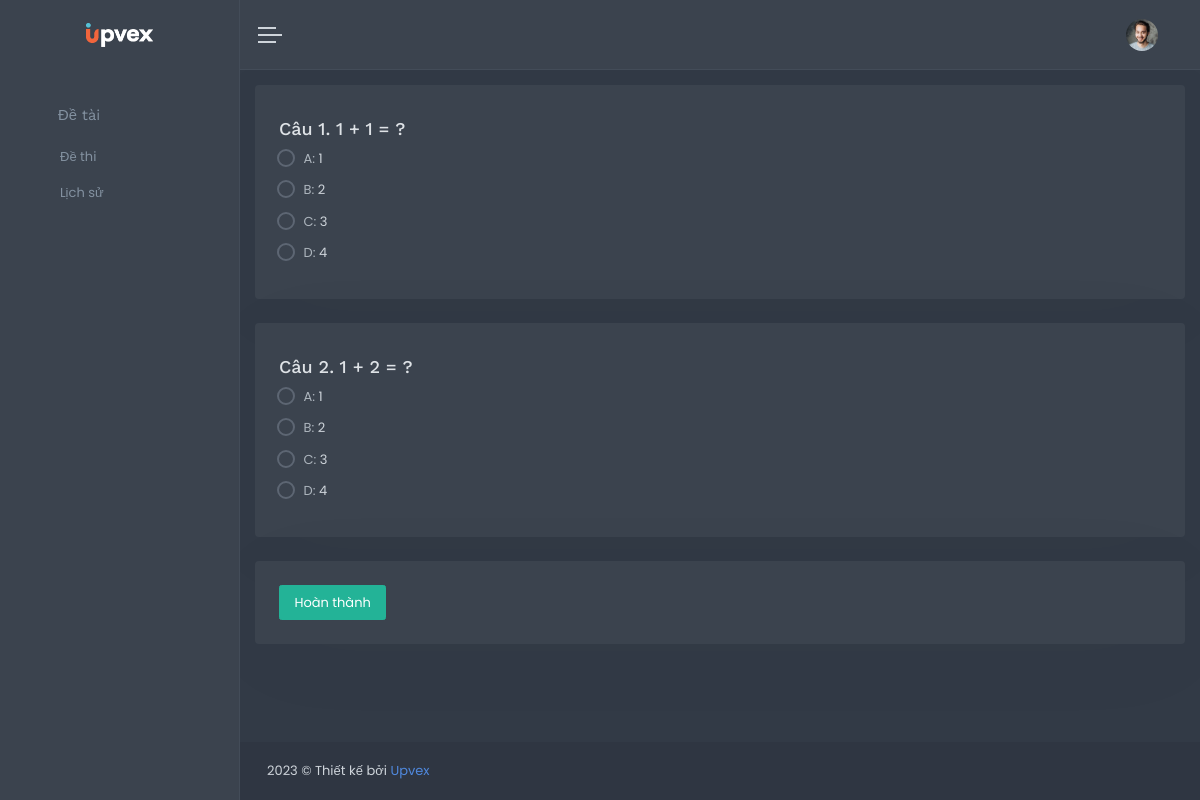
Page /views/client/index.php?action=view-question&qid=41 on the committed database.
### tables this page shows
CREATE TABLE `questions` (
  `id` int(11) NOT NULL,
  `id_topic` int(11) NOT NULL,
  `question` text NOT NULL,
  `answerA` varchar(255) NOT NULL,
  `answerB` varchar(255) NOT NULL,
  `answerC` varchar(255) NOT NULL,
  `answerD` varchar(255) NOT NULL,
  `correctAnswer` int(11) NOT NULL,
  `currentDate` date NOT NULL
);

### config/config.php (called while the page is built, shortened)
<?php
    function getConnect(){
        $host = "localhost";
        $dbname = "question_database";
        $dbusername = "root";
        $dbpwd = "123456";
        try {
            $conn = new PDO("mysql:host=$host;dbname=$dbname;charset=utf8", $dbusername, $dbpwd);
        }catch(Exception $ex){
            var_dump($ex->getMessage());
            die;
        }
        return $conn;
    }
    function executeQuery($sqlQuery, $getAll = false){
        $conn = getConnect();
        try {
            $stmt = $conn->prepare($sqlQuery);
            $success = $stmt->execute();
            if($success){
                if($getAll){
                    $result = $stmt->fetchAll();
                    return ['error_code' => 0, 'data' => $result];
                } else {
                    return ['error_code' => 0, 'data' => $stmt->fetch()];
                }
                return ['error_code' => 0, 'data' => null];
            } else {
                return ['error_code' => 1, 'error_msg' => 'Execute failed'];
            }
        } catch(PDOException $ex) {
            return ['error_code' => 2, 'error_msg' => $ex->getMessage()];
        }
    }
?>

### views/client/detail-topic.php (the view, shortened to what this page needs)
<?php
    $qid = $_GET['qid'];
    $sqlGetQuestion = "SELECT questions.id AS id_ques, questions.*, topics.* FROM `questions` JOIN topics ON questions.id_topic = topics.id WHERE id_topic = $qid";
    $dataAllQuestion = executeQuery($sqlGetQuestion, true) ?: [];
    $data = $dataAllQuestion['data'] != null ? $dataAllQuestion['data'] : [];
?>
<div class="row detail-answer">
    <div class="col-12">
        <?php foreach ($data as $key => $value) : ?>
            <div class="card-box">
                <div class="question">
                    <h4 class="title-answer">Câu <?= $key + 1 ?>. <?= $value['question'] ?></h4>
                </div>
                <div class="answer">
                    <div class="row">
                        <div class="col-sm-6">
                            <div class="radio radio-success mb-2 answer-item-<?= $value['id_ques'] ?>">
                                <label for="answerA-<?= $key ?>">
                                    <span>A: </span>
                                    <span class="sub-header"><?= $value['answerA'] ?></span>
                                </label>
                            </div>
                            <div class="radio radio-success mb-2 answer-item-<?= $value['id_ques'] ?>">
                                <label for="answerB-<?= $key ?>">
                                    <span>B: </span>
                                    <span class="sub-header"><?= $value['answerB'] ?></span>
                                </label>
                            </div>
                            <div class="radio radio-success mb-2 answer-item-<?= $value['id_ques'] ?>">
                                <label for="answerC-<?= $key ?>">
                                    <span>C: </span>
                                    <span class="sub-header"><?= $value['answerC'] ?></span>
                                </label>
                            </div>
                            <div class="radio radio-success mb-2 answer-item-<?= $value['id_ques'] ?>">
                                <label for="answerD-<?= $key ?>">
                                    <span>D: </span>
                                    <span class="sub-header"><?= $value['answerD'] ?></span>
                                </label>
                            </div>
                        </div>
                    </div>
                </div>
            </div>
        <?php endforeach ?>
        <div class="card-box">
            <div class="button-list">
                <button id='btn-submit' type="button" class="btn btn-success waves-effect waves-light">Hoàn thành</button>
            </div>
        </div>
    </div>
</div>

### views/client/detail-topic.php (style rules this page uses)
.question { display: flex; align-items: flex-start; justify-content: space-between; }

### rows in the picture
questions: question "1 + 1 = ?", answerA "1", answerB "2", answerC "3", answerD "4"
questions: question "1 + 2 = ?", answerA "1", answerB "2", answerC "3", answerD "4"
